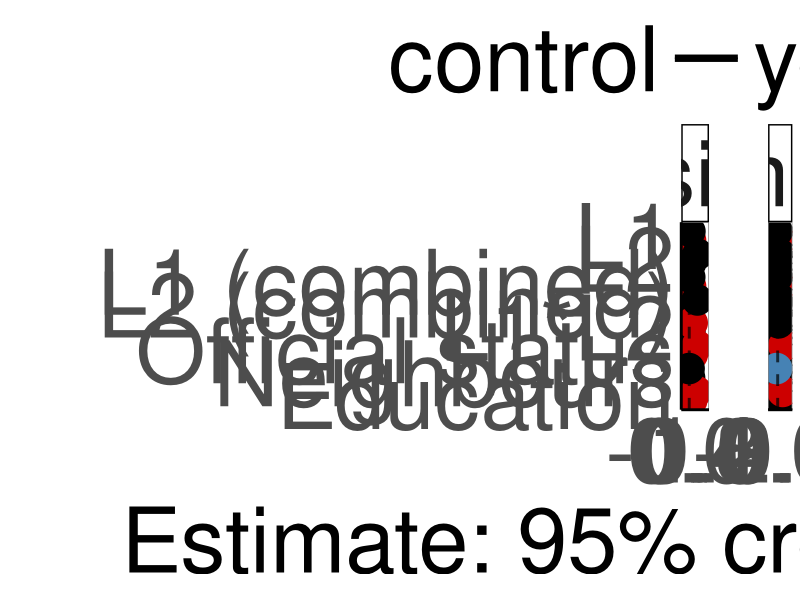
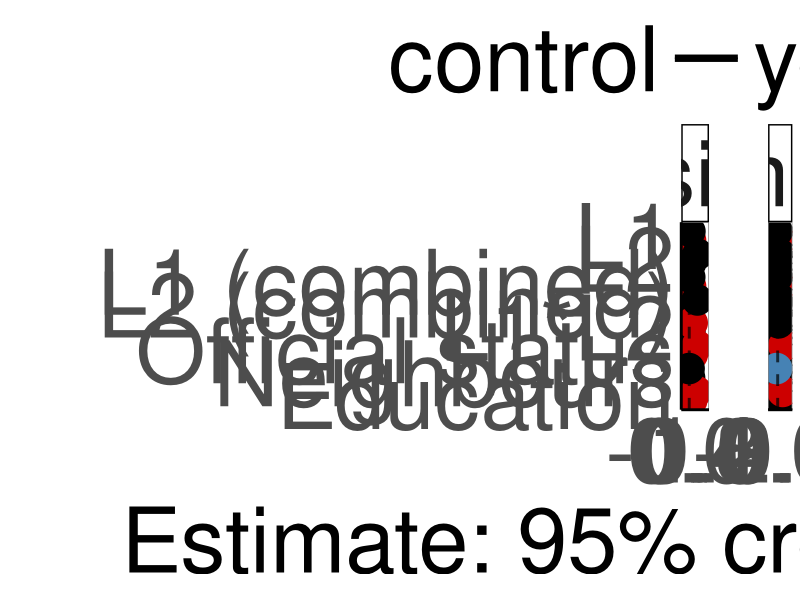
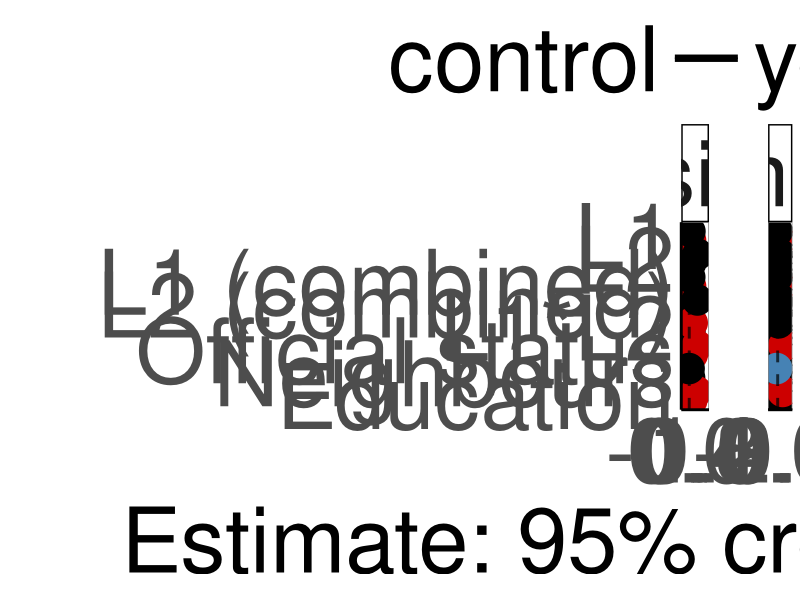
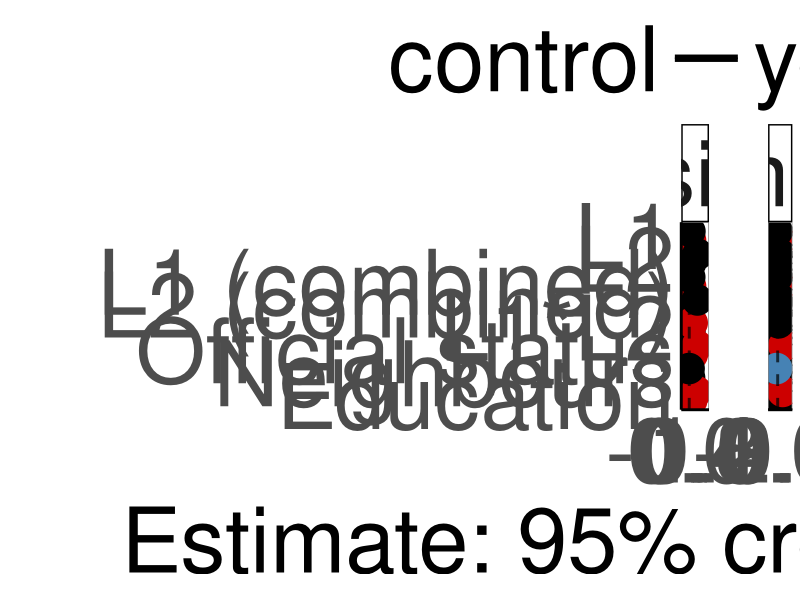
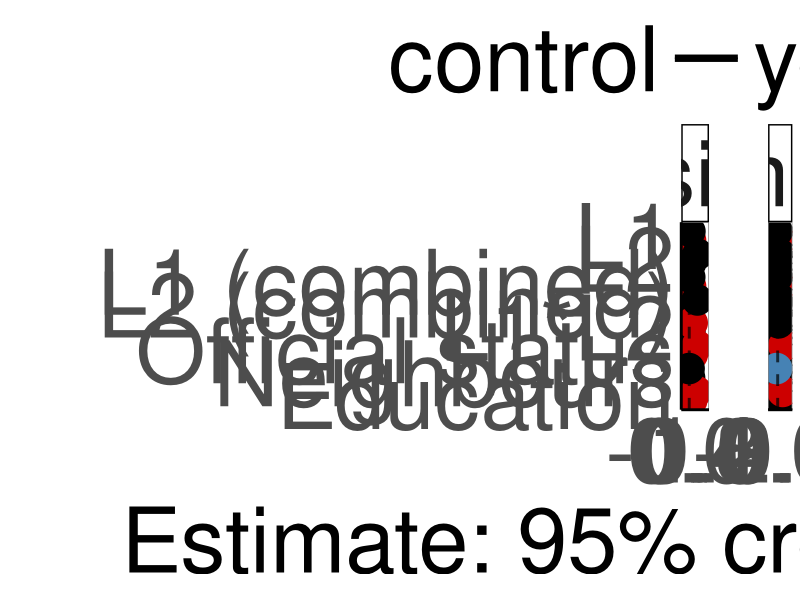
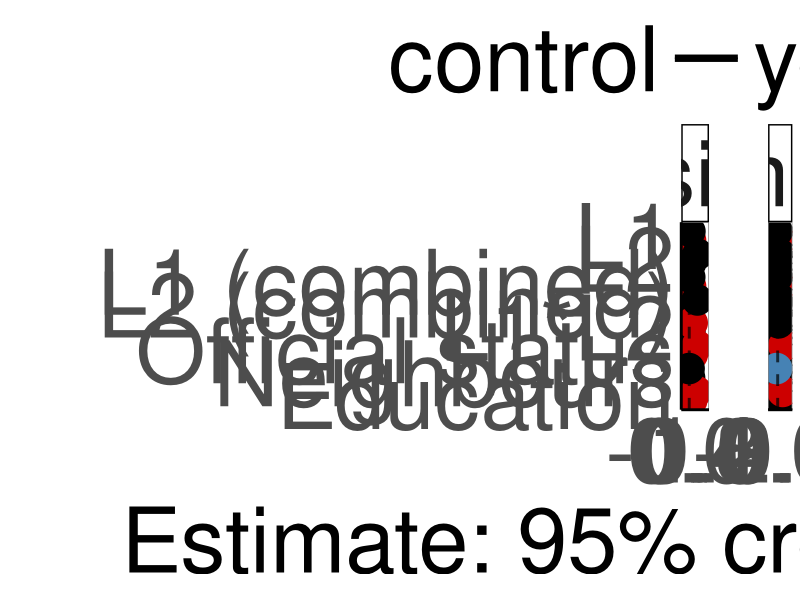
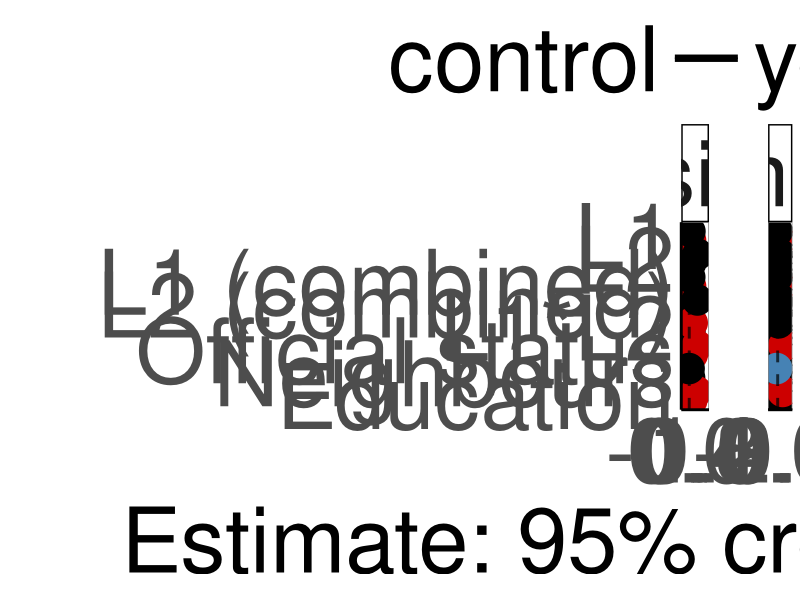
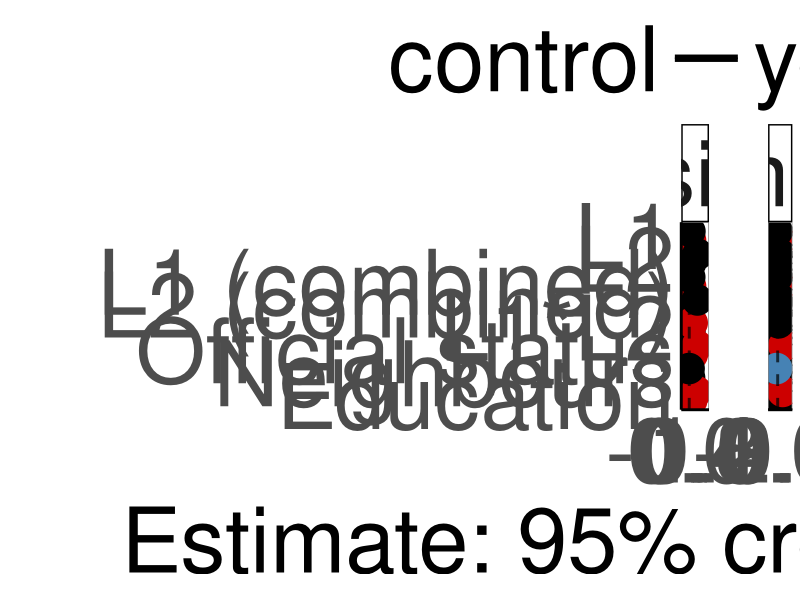

R code for these plots, in order:
suppressPackageStartupMessages({
  library(dplyr)
  library(ggplot2)
})

# script was written by Olena Shcherbakova and modified by Sam Passmore

effs_I <-
  read.csv("output_tables/ effects Informativity_social_models .csv")
effs_I$variable <- "informativity"

effs_B <-
  read.csv("output_tables/ effects Boundness_social_models .csv")
effs_B$variable <- "fusion"

effs_B <- effs_B %>%
  rename(lower = 2,
         upper = 4,
         mean = 3)

effs_I <- effs_I %>%
  rename(lower = 2,
         upper = 4,
         mean = 3)

effs_1 <- as.data.frame(rbind(effs_B, effs_I))

effs_1$control <- "yes"

effs_I <-
  read.csv("output_tables/ effects Informativity_social_only_models .csv")
effs_I$variable <- "informativity"

effs_B <-
  read.csv("output_tables/ effects Boundness_social_only_models .csv")
effs_B$variable <- "fusion"

effs_B <- effs_B %>%
  rename(lower = 2,
         upper = 4,
         mean = 3)

effs_I <- effs_I %>%
  rename(lower = 2,
         upper = 4,
         mean = 3)

effs_2 <- as.data.frame(rbind(effs_B, effs_I))
effs_2$control <- "no"

effs_1 <- effs_1 %>%
  rename(lower = 2,
         upper = 4,
         mean = 3)

effs_2 <- effs_2 %>%
  rename(lower = 2,
         upper = 4,
         mean = 3)

effs <- as.data.frame(rbind(effs_1, effs_2))

effs_main <- effs %>%
  rename(lower = 2,
         upper = 4,
         mean = 3) %>%
  filter(!grepl("nonlinear", model)) %>%
  filter(!grepl("SD", effect)) %>%
  filter(!grepl("Intercept", effect))


#removing "(linear)" part within the model column
effs_main$model <- gsub("(\\s*\\(\\w+\\))", "", effs_main$model)

#adding "combined" after L1/L1 proportion where applicable
effs_main$effect <-
  ifelse(
    grepl("L1 speakers\\+", effs_main$model),
    paste(effs_main$effect, "(combined)"),
    effs_main$effect
  )

effs_main <- effs_main %>%
  mutate(
    effect = dplyr::recode(
      effect,
      "L2 proportion (combined)" = "L2 (combined)",
      "L1*L2 proportion" = "L1*L2",
      "L2 proportion" = "L2"
    )
  )

eff_main_plot_df = effs_main %>%
  as.data.frame() %>%
  mutate_if(is.character, as.factor) %>%
  mutate(effect = factor(
    effect,
    levels = c(
      "Education",
      "Neighbours",
      "Official status",
      "L1*L2",
      "L2 (combined)",
      "L1 (combined)",
      "L2",
      "L1"
    )
  )) %>%
  mutate(importance = case_when((lower < 0 &
                                   upper < 0)  ~ "negative",
                                (lower > 0 &
                                   upper > 0)  ~ "positive",
                                (lower < 0 & upper > 0) |
                                  (lower < 0 &
                                     upper == 0) |
                                  (lower == 0 & upper > 0) ~ "no"
  )) %>%
  mutate(importance = as.factor(importance)) %>%
  mutate(importance = factor(
    importance,
    levels = c("no", "positive", "negative"),
    ordered = TRUE
  )) %>%
  mutate(control = factor(control, levels = c("yes", "no"), ordered = TRUE))

effs_main_plot_bw <- ggplot(eff_main_plot_df,
                            aes(
                              y = effect,
                              x = mean,
                              linetype = control,
                              color = importance
                            )) +
  geom_errorbar(
    aes(xmin = lower, xmax = upper),
    width = 0.6,
    linewidth = 2.5,
    position = position_dodge(width = 0.8)
  ) +
  geom_point(size = 10,
             position = position_dodge(width = 0.8)) +
  geom_line(position = position_dodge(width = 0.8)) +
  geom_vline(
    aes(xintercept = 0),
    linetype = 2,
    size = 1,
    alpha = 0.7
  ) +
  scale_color_manual(values = c("black", "red3", "steelblue")) +
  ylab("") +
  xlab("Estimate: 95% credible interval") +
  #theme_classic() +
  theme_minimal() +
facet_grid(. ~ variable, scales = "free_x", space = "free") +
  theme(
    axis.text = element_text(size = 65),
    legend.text = element_text(size = 65),
    axis.title = element_text(size = 65),
    legend.title = element_text(size = 65),
    strip.text.x = element_text(size = 65),
    legend.spacing.y = unit(2.7, 'cm'),
    legend.key.width = unit(2, 'cm'),
    legend.direction = "horizontal",
    legend.position = "top",
    axis.line = element_line(linewidth = 1),
    strip.background = element_rect(color = "black", linewidth = 1),
    panel.spacing.x = unit(15, "mm"),
    panel.grid = element_blank(),
    panel.border = element_rect(color = "gray 50", fill = NA)
  ) +
  guides(color = "none")


effs_main_plot_bw
ggsave(
  file = "output/effects_plot.tiff",
  plot = effs_main_plot_bw,
  height = 22,
  width = 36,
  dpi = 600
)

effs_main_plot_bw
ggsave(
  file = "output/effects_plot.svg",
  plot = effs_main_plot_bw,
  height = 22,
  width = 36,
  dpi = 300
)

effs_main_plot_bw
ggsave(
  file = "output/effects_plot.pdf",
  plot = effs_main_plot_bw,
  height = 22,
  width = 36,
  dpi = 300
)

effs_main_plot_bw
ggsave(
  file = "output/effects_plot.jpeg",
  plot = effs_main_plot_bw,
  height = 22,
  width = 36,
  dpi = 300
)
